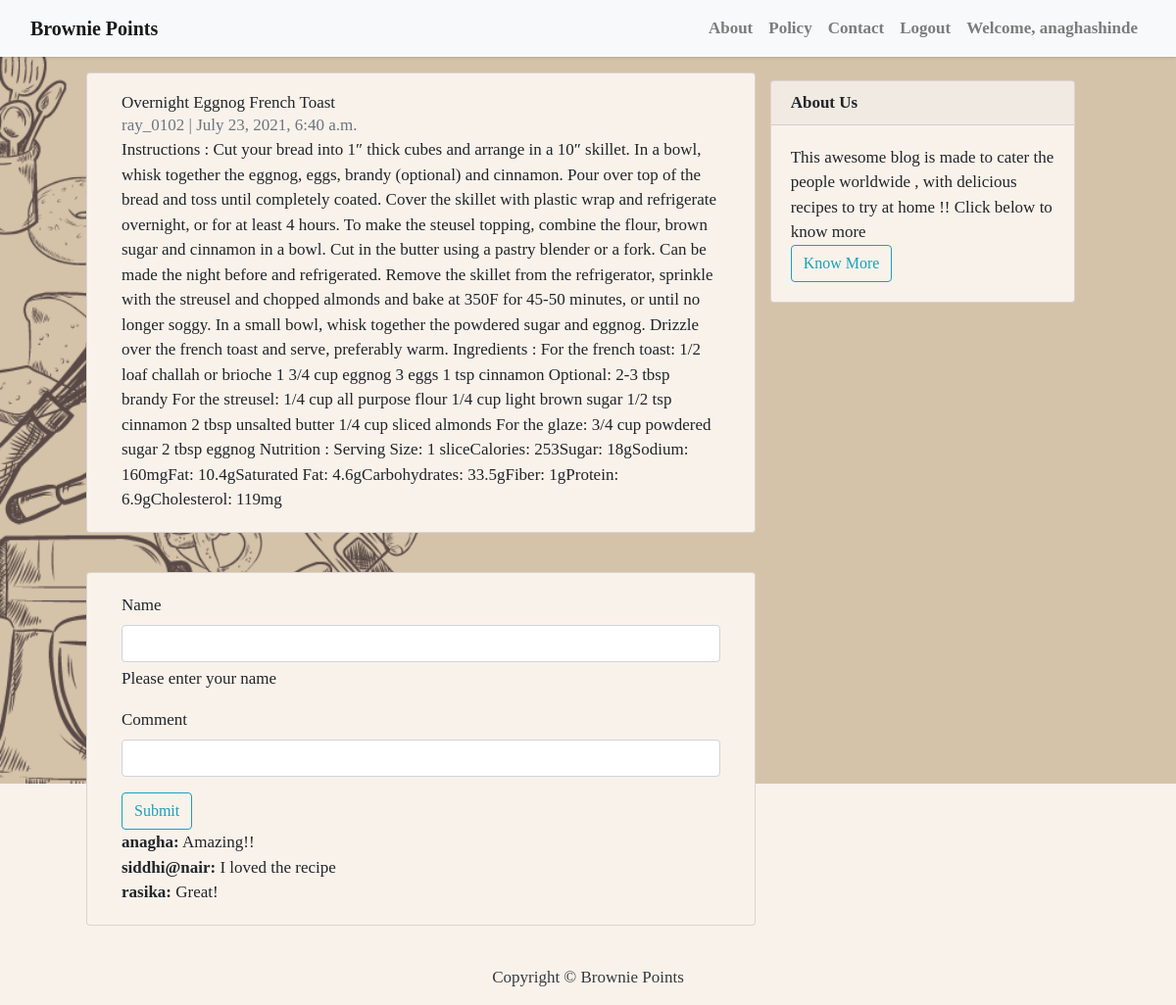
The app's page /blog/10 (signed in) with its own data.
### blog/models.py (models this page shows, shortened)
class Post(models.Model):
    id = models.IntegerField(primary_key=True)
    title = models.CharField(max_length=200, unique=True)
    slug = models.SlugField(max_length=200, unique=True)
    author = models.ForeignKey(User, on_delete= models.CASCADE,related_name='blog_posts')
    updated_on = models.DateTimeField(auto_now= True)
    content = models.TextField()
    created_on = models.DateTimeField(auto_now_add=True)
    status = models.IntegerField(choices=STATUS, default=0)
    image = models.ImageField(upload_to='images', default='mysite\blog\static\img\bg2.png')
    class Meta:
        ordering = ['-created_on']
    class Meta:
        db_table = "myapp_image"

class CommentModel(models.Model):
    your_name = models.CharField(max_length=20)
    comment_text = models.TextField()
    blog = models.ForeignKey('Post', on_delete=models.CASCADE)

### blog/views.py (the view)
# urls.py: path('blog/<int:_id>', BlogDetailView, name='post_detail'),
def BlogDetailView(request,_id):
    try:
        data =Post.objects.get(id =_id)
        comments = CommentModel.objects.filter(blog = data)
    except Post.DoesNotExist:
        raise Http404('Data does not exist')
    if request.method == 'POST':
        your_name=request.POST.get('your_name')
        comment_text=request.POST.get('comment_text')
        comment=CommentModel(your_name=your_name,comment_text=comment_text,blog=data)
        comment.save()
        return redirect(f'/blog/{_id}')
    context = {
            'data':data,
            'comments':comments,
        }
    return render(request,'post_detail.html',context)

### blog/templates/post_detail.html (shortened to what this page needs)
{% extends 'base.html' %} {% block content %}
<div class="container">
  <div class="row">
    <div class="col-md-8 card mb-4 mt-3 left top">
      <div class="card-body">
        <h1>{% block title %} {{ data.title }} {% endblock title %}</h1>
        <p class="text-muted">{{ data.author }} | {{ data.created_on }}</p>
        <p class="card-text">{{ data.content | safe }}</p>
      </div>
    </div>
     {% block sidebar %} {% include 'sidebar.html' %} {% endblock sidebar %}
  </div>
</div>
<div class="container">
  <div class="row">
    <div class="col-md-8 card mb-4 mt-3 left top">
      <div class="card-body">
    <form method="post">
      <div class="mb-3">
        <label for="exampleInputEmail1" class="form-label">Name</label>
        <input type="name" name="your_name" class="form-control" id="exampleInputEmail1" aria-describedby="emailHelp">
        <div id="emailHelp" class="form-text">Please enter your name</div>
      </div>
      <div class="mb-3">
        <label for="exampleInputPassword1" class="form-label">Comment</label>
        <input type="text" class="form-control" name="comment_text" id="exampleInputPassword1">
      </div>
      <button type="submit" class="btn btn-outline-info" >Submit</button>
    </form>
 {%for comment in comments%}
    <p><strong>{{comment.your_name}}:</strong> {{comment.comment_text}}</p>
    {%endfor %}
  </div>
</div>
</div>
</div>
{% endblock content %}

### blog/templates/base.html (shortened to what this page needs)
{% load static %}
<!DOCTYPE html>
<html>
    <head>
        <link rel="stylesheet" href="https://maxcdn.bootstrapcdn.com/bootstrap/4.0.0/css/bootstrap.min.css"
 />
        <link href="https://unpkg.com/tailwindcss@%5E1.0/dist/tailwind.min.css" rel="stylesheet">
    </head>
    <body  id='bg' style="background-image:url('{% static 'img/3.png' %}');" >
{% block base%}
        <nav class="navbar navbar-expand-lg navbar-light bg-light shadow" id="mainNav" style="background-image:url('{% static 'img/logo2.png' %}');">
            <div class="container-fluid">
                <a class="navbar-brand font-weight-bold" href="{% url 'home' %}">Brownie Points</a>
                <div class="collapse navbar-collapse" id="navbarResponsive">
                    <ul class="navbar-nav ml-auto">
                        <li class="nav-item text-black">
                            <a class="nav-link text-black font-weight-bold" href="{% url 'about_us' %}">About</a>
                        </li>
                        <li class="nav-item text-black">
                            <a class="nav-link text-black font-weight-bold" href="{% url 'policy' %}">Policy</a>
                        </li>
                        <li class="nav-item text-black">
                            <a class="nav-link text-black font-weight-bold" href="{% url 'contact' %}">Contact</a>
                        </li>
                        {% if user.is_authenticated %}
                        <li class="nav-item text-black">
                            <a class="nav-link text-black font-weight-bold" href="/logout">Logout</a>
                        </li>
                        <li class="nav-item text-black">
                            <a class="nav-link text-black font-weight-bold" href="#">Welcome, {{user.username}}</a>
                        </li>
                        {% else %}
                        <li class="nav-item text-black">
                            <a class="nav-link text-black font-weight-bold" href="/login">Login</a>
                        </li>
                        {% endif %}
                    </ul>
                </div>
            </div>
        </nav>
        {% block content %}{% endblock content %}
        <footer class="py-3 bg-grey">
            <p class="m-0 text-dark text-center ">Copyright &copy; Brownie Points</p>
        </footer>
    </body>
</html>
{% endblock base%}

### blog/templates/sidebar.html (style rules this page uses)
.card { background-color: #f9f2eb; }

### records on screen
Post: title "Overnight Eggnog French Toast", author "ray_0102", created_on "July 23, 2021, 6:40 a.m.", content "Instructions : Cut your bread into 1″ thick cubes and arrange in a 10″ skillet. In a bowl, whisk together the eggnog, eggs, brandy (optional) and cinnamon. Pour over top of the bread and toss until completely coated. Cover the skillet with plastic wrap and refrigerate overnight, or for at least 4 hours. To make the steusel topping, combine the flour, brown sugar and cinnamon in a bowl. Cut in the butter using a pastry blender or a fork. Can be made the night before and refrigerated. Remove the skillet from the refrigerator, sprinkle with the streusel and chopped almonds and bake at 350F for 45-50 minutes, or until no longer soggy. In a small bowl, whisk together the powdered sugar and…"
CommentModel: your_name "anagha", comment_text "Amazing!!"
CommentModel: your_name "siddhi@nair", comment_text "I loved the recipe"
CommentModel: your_name "rasika", comment_text "Great!"

### other values on screen
{{ user.username }} "anaghashinde"
